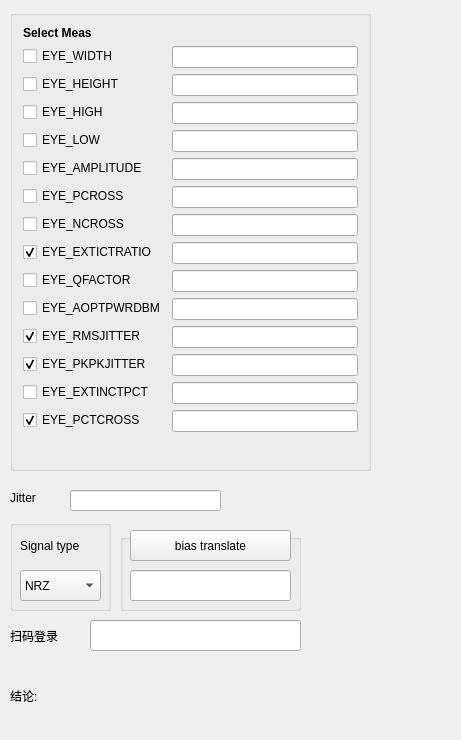
            <widget class="QWidget" name="tabMeas">
             <attribute name="title">
              <string>Meas</string>
             </attribute>
             <widget class="QGroupBox" name="measGroupBox">
              <property name="geometry">
               <rect>
                <x>10</x>
                <y>10</y>
                <width>361</width>
                <height>461</height>
               </rect>
              </property>
              <layout class="QVBoxLayout" name="verticalLayout">
               <property name="leftMargin">
                <number>10</number>
               </property>
               <property name="topMargin">
                <number>10</number>
               </property>
               <property name="rightMargin">
                <number>10</number>
               </property>
               <property name="bottomMargin">
                <number>10</number>
               </property>
               <item>
                <widget class="QLabel" name="measLabel">
                 <property name="sizePolicy">
                  <sizepolicy hsizetype="Preferred" vsizetype="Maximum">
                   <horstretch>0</horstretch>
                   <verstretch>0</verstretch>
                  </sizepolicy>
                 </property>
                 <property name="font">
                  <font>
                   <weight>75</weight>
                   <bold>true</bold>
                  </font>
                 </property>
                 <property name="text">
                  <string>Select Meas</string>
                 </property>
                </widget>
               </item>
               <item>
                <layout class="QFormLayout" name="MeasFormLayout">
                 <item row="0" column="0">
                  <widget class="QCheckBox" name="EYE_WIDTH_chb">
                   <property name="text">
                    <string>EYE_WIDTH</string>
                   </property>
                   <property name="checked">
                    <bool>false</bool>
                   </property>
                  </widget>
                 </item>
                 <item row="1" column="0">
                  <widget class="QCheckBox" name="EYE_HEIGHT_chb">
                   <property name="text">
                    <string>EYE_HEIGHT</string>
                   </property>
                   <property name="checked">
                    <bool>false</bool>
                   </property>
                  </widget>
                 </item>
                 <item row="2" column="0">
                  <widget class="QCheckBox" name="EYE_HIGH_chb">
                   <property name="text">
                    <string>EYE_HIGH</string>
                   </property>
                  </widget>
                 </item>
                 <item row="3" column="0">
                  <widget class="QCheckBox" name="EYE_LOW_chb">
                   <property name="text">
                    <string>EYE_LOW</string>
                   </property>
                   <property name="checked">
                    <bool>false</bool>
                   </property>
                   <property name="autoRepeat">
                    <bool>false</bool>
                   </property>
                   <property name="tristate">
                    <bool>false</bool>
                   </property>
                  </widget>
                 </item>
                 <item row="4" column="0">
                  <widget class="QCheckBox" name="EYE_AMPLITUDE_chb">
                   <property name="text">
                    <string>EYE_AMPLITUDE</string>
                   </property>
                  </widget>
                 </item>
                 <item row="5" column="0">
                  <widget class="QCheckBox" name="EYE_PCROSS_chb">
                   <property name="text">
                    <string>EYE_PCROSS</string>
                   </property>
                   <property name="checked">
                    <bool>false</bool>
                   </property>
                  </widget>
                 </item>
                 <item row="6" column="0">
                  <widget class="QCheckBox" name="EYE_NCROSS_chb">
                   <property name="text">
                    <string>EYE_NCROSS</string>
                   </property>
                  </widget>
                 </item>
                 <item row="7" column="0">
                  <widget class="QCheckBox" name="EYE_EXTICTRATIO_chb">
                   <property name="text">
                    <string>EYE_EXTICTRATIO</string>
                   </property>
                   <property name="checked">
                    <bool>true</bool>
                   </property>
                  </widget>
                 </item>
                 <item row="8" column="0">
                  <widget class="QCheckBox" name="EYE_QFACTOR_chb">
                   <property name="text">
                    <string>EYE_QFACTOR</string>
                   </property>
                  </widget>
                 </item>
                 <item row="9" column="0">
                  <widget class="QCheckBox" name="EYE_AOPTPWRDBM_chb">
                   <property name="text">
                    <string>EYE_AOPTPWRDBM</string>
                   </property>
                  </widget>
                 </item>
                 <item row="0" column="1">
                  <widget class="QLineEdit" name="EYE_WIDTH_le"/>
                 </item>
                 <item row="1" column="1">
                  <widget class="QLineEdit" name="EYE_HEIGHT_le"/>
                 </item>
                 <item row="2" column="1">
                  <widget class="QLineEdit" name="EYE_HIGH_le"/>
                 </item>
                 <item row="3" column="1">
                  <widget class="QLineEdit" name="EYE_LOW_le"/>
                 </item>
                 <item row="4" column="1">
                  <widget class="QLineEdit" name="EYE_AMPLITUDE_le"/>
                 </item>
                 <item row="5" column="1">
                  <widget class="QLineEdit" name="EYE_PCROSS_le"/>
                 </item>
                 <item row="6" column="1">
                  <widget class="QLineEdit" name="EYE_NCROSS_le"/>
                 </item>
                 <item row="7" column="1">
                  <widget class="QLineEdit" name="EYE_EXTICTRATIO_le"/>
                 </item>
                 <item row="8" column="1">
                  <widget class="QLineEdit" name="EYE_QFACTOR_le"/>
                 </item>
                 <item row="9" column="1">
                  <widget class="QLineEdit" name="EYE_AOPTPWRDBM_le"/>
                 </item>
                 <item row="10" column="0">
                  <widget class="QCheckBox" name="EYE_RMSJITTER_chb">
                   <property name="text">
                    <string>EYE_RMSJITTER</string>
                   </property>
                   <property name="checked">
                    <bool>true</bool>
                   </property>
                  </widget>
                 </item>
                 <item row="11" column="0">
                  <widget class="QCheckBox" name="EYE_PKPKJITTER_chb">
                   <property name="text">
                    <string>EYE_PKPKJITTER</string>
                   </property>
                   <property name="checked">
                    <bool>true</bool>
                   </property>
                  </widget>
                 </item>
                 <item row="12" column="0">
                  <widget class="QCheckBox" name="EYE_EXTINCTPCT_chb">
                   <property name="text">
                    <string>EYE_EXTINCTPCT</string>
                   </property>
                  </widget>
                 </item>
                 <item row="13" column="0">
                  <widget class="QCheckBox" name="EYE_PCTCROSS_chb">
                   <property name="text">
                    <string>EYE_PCTCROSS</string>
                   </property>
                   <property name="checked">
                    <bool>true</bool>
                   </property>
                  </widget>
                 </item>
                 <item row="10" column="1">
                  <widget class="QLineEdit" name="EYE_RMSJITTER_le"/>
                 </item>
                 <item row="11" column="1">
                  <widget class="QLineEdit" name="EYE_PKPKJITTER_le"/>
                 </item>
                 <item row="12" column="1">
                  <widget class="QLineEdit" name="EYE_EXTINCTPCT_le"/>
                 </item>
                 <item row="13" column="1">
                  <widget class="QLineEdit" name="EYE_PCTCROSS_le"/>
                 </item>
                </layout>
               </item>
              </layout>
             </widget>
             <widget class="QLabel" name="label_2_saoma">
              <property name="geometry">
               <rect>
                <x>10</x>
                <y>620</y>
                <width>71</width>
                <height>31</height>
               </rect>
              </property>
              <property name="styleSheet">
               <string notr="true">font: 11pt &quot;Arial&quot;;</string>
              </property>
              <property name="text">
               <string>扫码登录</string>
              </property>
             </widget>
             <widget class="QLineEdit" name="lineEdit_saoma">
              <property name="geometry">
               <rect>
                <x>90</x>
                <y>620</y>
                <width>211</width>
                <height>31</height>
               </rect>
              </property>
             </widget>
             <widget class="QGroupBox" name="groupBox_2_signal">
              <property name="geometry">
               <rect>
                <x>10</x>
                <y>520</y>
                <width>101</width>
                <height>91</height>
               </rect>
              </property>
              <property name="title">
               <string/>
              </property>
              <widget class="QLabel" name="label_2_signaltype">
               <property name="geometry">
                <rect>
                 <x>10</x>
                 <y>10</y>
                 <width>81</width>
                 <height>31</height>
                </rect>
               </property>
               <property name="styleSheet">
                <string notr="true">font: 10pt &quot;Arial&quot;;</string>
               </property>
               <property name="text">
                <string>Signal type</string>
               </property>
              </widget>
              <widget class="QComboBox" name="comboBox_signal_type">
               <property name="geometry">
                <rect>
                 <x>10</x>
                 <y>50</y>
                 <width>81</width>
                 <height>31</height>
                </rect>
               </property>
               <property name="styleSheet">
                <string notr="true">font: 10pt &quot;Arial&quot;;</string>
               </property>
               <item>
                <property name="text">
                 <string>NRZ</string>
                </property>
               </item>
               <item>
                <property name="text">
                 <string>Pulse</string>
                </property>
               </item>
               <item>
                <property name="text">
                 <string>RZ</string>
                </property>
               </item>
              </widget>
             </widget>
             <widget class="QLabel" name="label_2_extinctratio">
              <property name="geometry">
               <rect>
                <x>380</x>
                <y>250</y>
                <width>72</width>
                <height>21</height>
               </rect>
              </property>
              <property name="text">
               <string/>
              </property>
             </widget>
             <widget class="QLabel" name="label_3_rmsjitter">
              <property name="geometry">
               <rect>
                <x>380</x>
                <y>330</y>
                <width>72</width>
                <height>21</height>
               </rect>
              </property>
              <property name="text">
               <string/>
              </property>
             </widget>
             <widget class="QLabel" name="label_4_pkpkjitter">
              <property name="geometry">
               <rect>
                <x>380</x>
                <y>366</y>
                <width>72</width>
                <height>21</height>
               </rect>
              </property>
              <property name="text">
               <string/>
              </property>
             </widget>
             <widget class="QLabel" name="label_5_extinctpct">
              <property name="geometry">
               <rect>
                <x>380</x>
                <y>395</y>
                <width>72</width>
                <height>21</height>
               </rect>
              </property>
              <property name="text">
               <string/>
              </property>
             </widget>
             <widget class="QLabel" name="label_6_pctcross">
              <property name="geometry">
               <rect>
                <x>380</x>
                <y>420</y>
                <width>72</width>
                <height>21</height>
               </rect>
              </property>
              <property name="text">
               <string/>
              </property>
             </widget>
             <widget class="QLabel" name="label_2_jitter">
              <property name="geometry">
               <rect>
                <x>10</x>
                <y>490</y>
                <width>51</width>
                <height>16</height>
               </rect>
              </property>
              <property name="styleSheet">
               <string notr="true">font: 12pt &quot;Arial&quot;;</string>
              </property>
              <property name="text">
               <string>Jitter</string>
              </property>
             </widget>
             <widget class="QLineEdit" name="lineEdit_jitter">
              <property name="geometry">
               <rect>
                <x>70</x>
                <y>490</y>
                <width>151</width>
                <height>21</height>
               </rect>
              </property>
             </widget>
             <widget class="QLabel" name="label_2_jitter_state">
              <property name="geometry">
               <rect>
                <x>250</x>
                <y>490</y>
                <width>72</width>
                <height>21</height>
               </rect>
              </property>
              <property name="text">
               <string/>
              </property>
             </widget>
             <widget class="QLabel" name="label_2_judge_state">
              <property name="geometry">
               <rect>
                <x>110</x>
                <y>660</y>
                <width>171</width>
                <height>71</height>
               </rect>
              </property>
              <property name="text">
               <string/>
              </property>
             </widget>
             <widget class="QLabel" name="label_2_judge_final">
              <property name="geometry">
               <rect>
                <x>10</x>
                <y>670</y>
                <width>72</width>
                <height>51</height>
               </rect>
              </property>
              <property name="styleSheet">
               <string notr="true">font: 20pt &quot;Arial&quot;;</string>
              </property>
              <property name="text">
               <string>结论:</string>
              </property>
             </widget>
             <widget class="QGroupBox" name="groupBox_2_bias_translate">
              <property name="geometry">
               <rect>
                <x>120</x>
                <y>520</y>
                <width>181</width>
                <height>91</height>
               </rect>
              </property>
              <property name="title">
               <string> </string>
              </property>
              <widget class="QPushButton" name="pushButton_bias_translate">
               <property name="geometry">
                <rect>
                 <x>10</x>
                 <y>10</y>
                 <width>161</width>
                 <height>31</height>
                </rect>
               </property>
               <property name="text">
                <string>bias translate</string>
               </property>
              </widget>
              <widget class="QLineEdit" name="lineEdit_bias_translate">
               <property name="geometry">
                <rect>
                 <x>10</x>
                 <y>50</y>
                 <width>161</width>
                 <height>31</height>
                </rect>
               </property>
              </widget>
             </widget>
            </widget>
